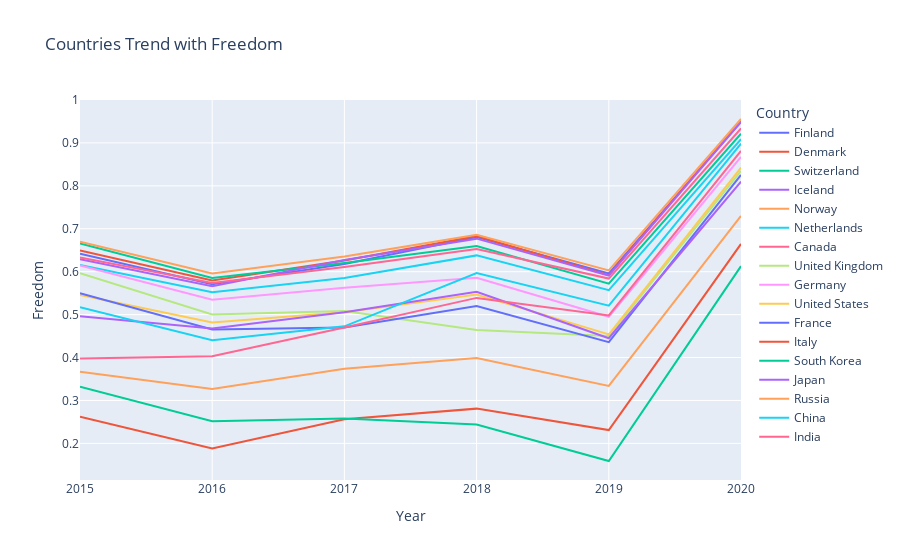

This figure's notebook cell:
### Code cell
fig=px.line(df_i,x='Year',y='Freedom',color='Country',title='Countries Trend with Freedom')
fig.show()

### Figure 1 — Plotly figure (JSON) as saved in the notebook; plotly's stock layout.template omitted (floating-point values rounded to 4 significant figures)
{"data": [{"hovertemplate": "Country=Finland<br>Year=%{x}<br>Freedom=%{y}<extra></extra>", "legendgroup": "Finland", "line": {"color": "#636efa", "dash": "solid"}, "mode": "lines", "name": "Finland", "orientation": "v", "showlegend": true, "type": "scatter", "x": [2020, 2019, 2018, 2017, 2016, 2015], "xaxis": "x", "y": [0.9492, 0.596, 0.681, 0.618, 0.571, 0.6417], "yaxis": "y"}, {"hovertemplate": "Country=Denmark<br>Year=%{x}<br>Freedom=%{y}<extra></extra>", "legendgroup": "Denmark", "line": {"color": "#EF553B", "dash": "solid"}, "mode": "lines", "name": "Denmark", "orientation": "v", "showlegend": true, "type": "scatter", "x": [2020, 2019, 2018, 2017, 2016, 2015], "xaxis": "x", "y": [0.9514, 0.592, 0.683, 0.626, 0.5794, 0.6494], "yaxis": "y"}, {"hovertemplate": "Country=Switzerland<br>Year=%{x}<br>Freedom=%{y}<extra></extra>", "legendgroup": "Switzerland", "line": {"color": "#00cc96", "dash": "solid"}, "mode": "lines", "name": "Switzerland", "orientation": "v", "showlegend": true, "type": "scatter", "x": [2020, 2019, 2018, 2017, 2016, 2015], "xaxis": "x", "y": [0.9213, 0.572, 0.66, 0.6201, 0.5856, 0.6656], "yaxis": "y"}, {"hovertemplate": "Country=Iceland<br>Year=%{x}<br>Freedom=%{y}<extra></extra>", "legendgroup": "Iceland", "line": {"color": "#ab63fa", "dash": "solid"}, "mode": "lines", "name": "Iceland", "orientation": "v", "showlegend": true, "type": "scatter", "x": [2020, 2019, 2018, 2017, 2016, 2015], "xaxis": "x", "y": [0.9489, 0.591, 0.677, 0.6272, 0.5662, 0.6288], "yaxis": "y"}, {"hovertemplate": "Country=Norway<br>Year=%{x}<br>Freedom=%{y}<extra></extra>", "legendgroup": "Norway", "line": {"color": "#FFA15A", "dash": "solid"}, "mode": "lines", "name": "Norway", "orientation": "v", "showlegend": true, "type": "scatter", "x": [2020, 2019, 2018, 2017, 2016, 2015], "xaxis": "x", "y": [0.9558, 0.603, 0.686, 0.6354, 0.5961, 0.6697], "yaxis": "y"}, {"hovertemplate": "Country=Netherlands<br>Year=%{x}<br>Freedom=%{y}<extra></extra>", "legendgroup": "Netherlands", "line": {"color": "#19d3f3", "dash": "solid"}, "mode": "lines", "name": "Netherlands", "orientation": "v", "showlegend": true, "type": "scatter", "x": [2020, 2019, 2018, 2017, 2016, 2015], "xaxis": "x", "y": [0.9085, 0.557, 0.638, 0.5854, 0.5521, 0.6158], "yaxis": "y"}, {"hovertemplate": "Country=Canada<br>Year=%{x}<br>Freedom=%{y}<extra></extra>", "legendgroup": "Canada", "line": {"color": "#FF6692", "dash": "solid"}, "mode": "lines", "name": "Canada", "orientation": "v", "showlegend": true, "type": "scatter", "x": [2020, 2019, 2018, 2017, 2016, 2015], "xaxis": "x", "y": [0.9339, 0.584, 0.653, 0.6111, 0.5737, 0.633], "yaxis": "y"}, {"hovertemplate": "Country=United Kingdom<br>Year=%{x}<br>Freedom=%{y}<extra></extra>", "legendgroup": "United Kingdom", "line": {"color": "#B6E880", "dash": "solid"}, "mode": "lines", "name": "United Kingdom", "orientation": "v", "showlegend": true, "type": "scatter", "x": [2020, 2019, 2018, 2017, 2016, 2015], "xaxis": "x", "y": [0.8347, 0.45, 0.464, 0.5082, 0.5004, 0.5962], "yaxis": "y"}, {"hovertemplate": "Country=Germany<br>Year=%{x}<br>Freedom=%{y}<extra></extra>", "legendgroup": "Germany", "line": {"color": "#FF97FF", "dash": "solid"}, "mode": "lines", "name": "Germany", "orientation": "v", "showlegend": true, "type": "scatter", "x": [2020, 2019, 2018, 2017, 2016, 2015], "xaxis": "x", "y": [0.8674, 0.495, 0.586, 0.5625, 0.5347, 0.6148], "yaxis": "y"}, {"hovertemplate": "Country=United States<br>Year=%{x}<br>Freedom=%{y}<extra></extra>", "legendgroup": "United States", "line": {"color": "#FECB52", "dash": "solid"}, "mode": "lines", "name": "United States", "orientation": "v", "showlegend": true, "type": "scatter", "x": [2020, 2019, 2018, 2017, 2016, 2015], "xaxis": "x", "y": [0.8426, 0.454, 0.547, 0.5057, 0.4816, 0.546], "yaxis": "y"}, {"hovertemplate": "Country=France<br>Year=%{x}<br>Freedom=%{y}<extra></extra>", "legendgroup": "France", "line": {"color": "#636efa", "dash": "solid"}, "mode": "lines", "name": "France", "orientation": "v", "showlegend": true, "type": "scatter", "x": [2020, 2019, 2018, 2017, 2016, 2015], "xaxis": "x", "y": [0.8255, 0.436, 0.52, 0.4702, 0.4656, 0.5501], "yaxis": "y"}, {"hovertemplate": "Country=Italy<br>Year=%{x}<br>Freedom=%{y}<extra></extra>", "legendgroup": "Italy", "line": {"color": "#EF553B", "dash": "solid"}, "mode": "lines", "name": "Italy", "orientation": "v", "showlegend": true, "type": "scatter", "x": [2020, 2019, 2018, 2017, 2016, 2015], "xaxis": "x", "y": [0.6647, 0.231, 0.281, 0.2565, 0.1883, 0.2624], "yaxis": "y"}, {"hovertemplate": "Country=South Korea<br>Year=%{x}<br>Freedom=%{y}<extra></extra>", "legendgroup": "South Korea", "line": {"color": "#00cc96", "dash": "solid"}, "mode": "lines", "name": "South Korea", "orientation": "v", "showlegend": true, "type": "scatter", "x": [2020, 2019, 2018, 2017, 2016, 2015], "xaxis": "x", "y": [0.613, 0.159, 0.244, 0.2579, 0.2517, 0.3321], "yaxis": "y"}, {"hovertemplate": "Country=Japan<br>Year=%{x}<br>Freedom=%{y}<extra></extra>", "legendgroup": "Japan", "line": {"color": "#ab63fa", "dash": "solid"}, "mode": "lines", "name": "Japan", "orientation": "v", "showlegend": true, "type": "scatter", "x": [2020, 2019, 2018, 2017, 2016, 2015], "xaxis": "x", "y": [0.81, 0.445, 0.553, 0.5056, 0.4676, 0.4961], "yaxis": "y"}, {"hovertemplate": "Country=Russia<br>Year=%{x}<br>Freedom=%{y}<extra></extra>", "legendgroup": "Russia", "line": {"color": "#FFA15A", "dash": "solid"}, "mode": "lines", "name": "Russia", "orientation": "v", "showlegend": true, "type": "scatter", "x": [2020, 2019, 2018, 2017, 2016, 2015], "xaxis": "x", "y": [0.7299, 0.334, 0.399, 0.3738, 0.3268, 0.3668], "yaxis": "y"}, {"hovertemplate": "Country=China<br>Year=%{x}<br>Freedom=%{y}<extra></extra>", "legendgroup": "China", "line": {"color": "#19d3f3", "dash": "solid"}, "mode": "lines", "name": "China", "orientation": "v", "showlegend": true, "type": "scatter", "x": [2020, 2019, 2018, 2017, 2016, 2015], "xaxis": "x", "y": [0.8985, 0.521, 0.597, 0.4728, 0.4401, 0.517], "yaxis": "y"}, {"hovertemplate": "Country=India<br>Year=%{x}<br>Freedom=%{y}<extra></extra>", "legendgroup": "India", "line": {"color": "#FF6692", "dash": "solid"}, "mode": "lines", "name": "India", "orientation": "v", "showlegend": true, "type": "scatter", "x": [2020, 2019, 2018, 2017, 2016, 2015], "xaxis": "x", "y": [0.8814, 0.498, 0.539, 0.47, 0.4028, 0.3979], "yaxis": "y"}], "layout": {"legend": {"title": {"text": "Country"}, "tracegroupgap": 0}, "title": {"text": "Countries Trend with Freedom"}, "xaxis": {"anchor": "y", "domain": [0, 1], "title": {"text": "Year"}}, "yaxis": {"anchor": "x", "domain": [0, 1], "title": {"text": "Freedom"}}}}
